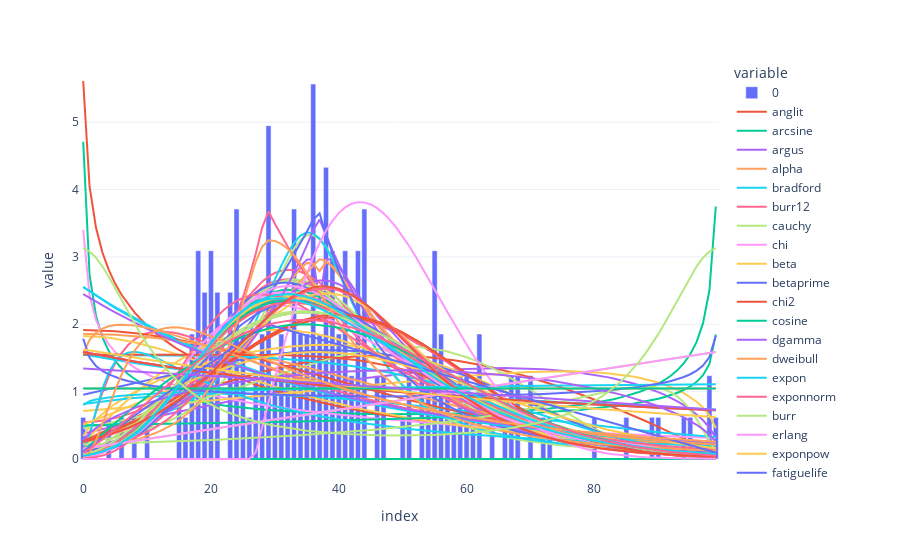

The cell this chart's notebook holds for it:
### Code cell
f = Fitter(data_1,)
f.fit()

fig = px.bar(f.y)

for name in f.fitted_pdf:
    fig.add_trace(
        go.Scatter(
            y=f.fitted_pdf[name],
            name=name
        )
    )
fig.show()
